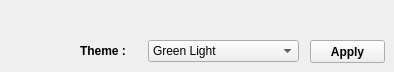
    <widget class="QWidget" name="tab_7">
     <attribute name="title">
      <string>Settings</string>
     </attribute>
     <widget class="QPushButton" name="theme_button">
      <property name="geometry">
       <rect>
        <x>310</x>
        <y>40</y>
        <width>75</width>
        <height>23</height>
       </rect>
      </property>
      <property name="font">
       <font>
        <weight>75</weight>
        <bold>true</bold>
       </font>
      </property>
      <property name="text">
       <string>Apply</string>
      </property>
     </widget>
     <widget class="QComboBox" name="comboBox_theme">
      <property name="geometry">
       <rect>
        <x>148</x>
        <y>40</y>
        <width>151</width>
        <height>22</height>
       </rect>
      </property>
      <item>
       <property name="text">
        <string>Green Light</string>
       </property>
      </item>
      <item>
       <property name="text">
        <string>Marine Dark</string>
       </property>
      </item>
     </widget>
     <widget class="QLabel" name="label">
      <property name="geometry">
       <rect>
        <x>80</x>
        <y>43</y>
        <width>61</width>
        <height>16</height>
       </rect>
      </property>
      <property name="font">
       <font>
        <weight>75</weight>
        <bold>true</bold>
       </font>
      </property>
      <property name="text">
       <string>Theme :</string>
      </property>
     </widget>
    </widget>
